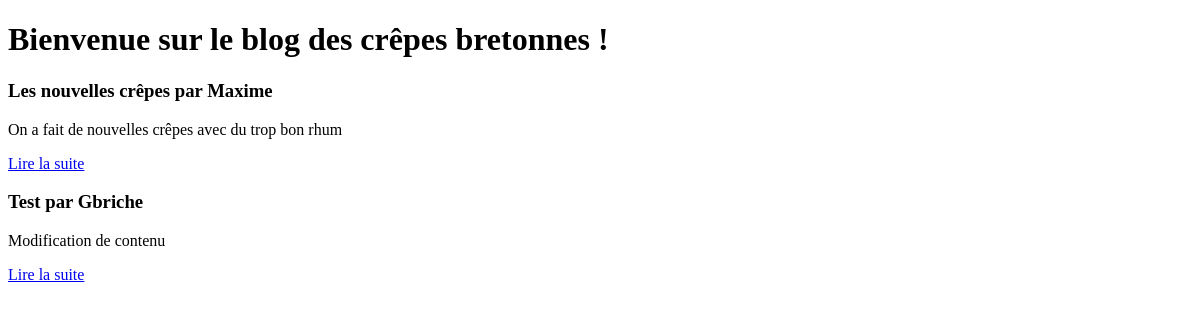
Page /blog/ on the earlier database version.
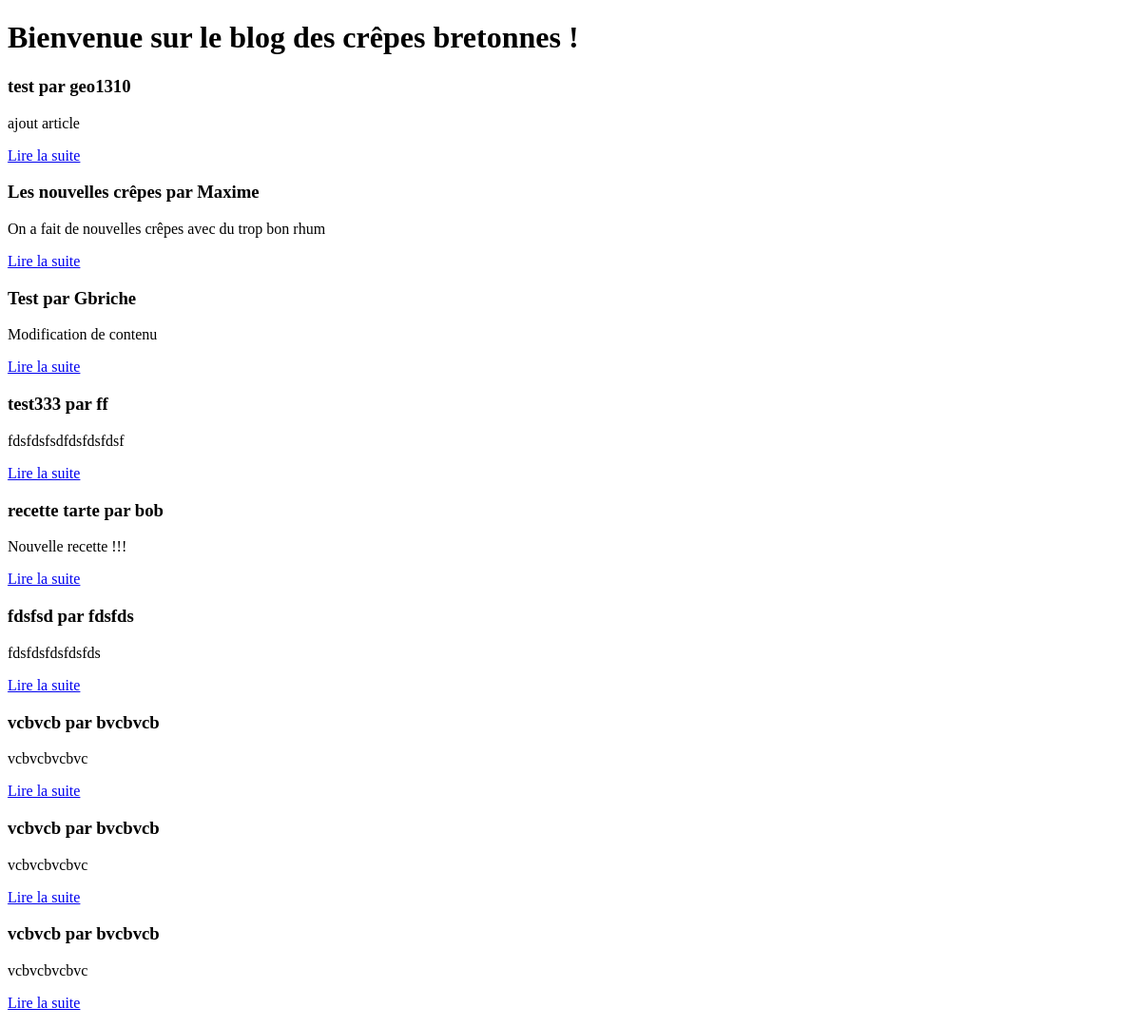
Same page on the later database version.
### blog/models.py (models this page shows, shortened)
class Article(models.Model):
    titre = models.CharField(max_length=100)
    slug = models.SlugField(max_length=100)
    auteur = models.CharField(max_length=42)
    contenu = models.TextField(null=True)
    date = models.DateTimeField(default=timezone.now,
                                verbose_name="Date de parution")
    categorie = models.ForeignKey('Categorie', on_delete=models.CASCADE)
    class Meta:
        verbose_name = "article"
        ordering = ['date']
    '''
    Créer la table SQL correspondante :
    python manage.py makemigrations
    python manage.py migrate

    Jouer avec une base sqlite :

    $ python manage.py shell
    >>> from blog.models import Article # Commençons par importer le modèle que nous avons justement créé
    >>> article = Article(titre="Bonjour", auteur="Maxime")
    >>> article.contenu = "Les crêpes bretonnes sont trop bonnes !"
    >>> article.auteur -> maxime
    >>> article.save()
    >>> article.titre = "Salut !"
    >>> article.auteur = "Mathieu"
    >>> article.save()
    >>> article.delete()

    '''

### blog/views.py (the view)
# urls.py: path('', views.accueil, name='accueil'),
def accueil(request):
    articles = Article.objects.all() # Nous sélectionnons tous nos articles
    return render(request, 'blog/accueil.html', {'derniers_articles': articles})

### blog/templates/blog/accueil.html (shortened to what this page needs)
<!DOCTYPE html>
<html lang="en">
<head>
</head>
<body>
<h1>Bienvenue sur le blog des crêpes bretonnes !</h1>
{% for article in derniers_articles %}
    <div class="article">
    	<h3>{{ article.titre }} par {{article.auteur}}</h3>
    	<p>{{ article.contenu|truncatewords_html:80 }}</p>
        <p><a href="{% url 'lire' id=article.id slug=article.slug %}">Lire la suite</a>
    </div>
{% empty %}
    <p>Aucun article.</p>
{% endfor %}
</body>
</html>

Differences in the rows shown:
added Article: titre "test", auteur "geo1310", contenu "ajout article"
added Article: titre "test333", auteur "ff", contenu "fdsfdsfsdfdsfdsfdsf"
added Article: titre "recette tarte", auteur "bob", contenu "Nouvelle recette !!!"
added Article: titre "fdsfsd", auteur "fdsfds", contenu "fdsfdsfdsfdsfds"
added Article: titre "vcbvcb", auteur "bvcbvcb", contenu "vcbvcbvcbvc"
added Article: titre "vcbvcb", auteur "bvcbvcb", contenu "vcbvcbvcbvc"
added Article: titre "vcbvcb", auteur "bvcbvcb", contenu "vcbvcbvcbvc"
